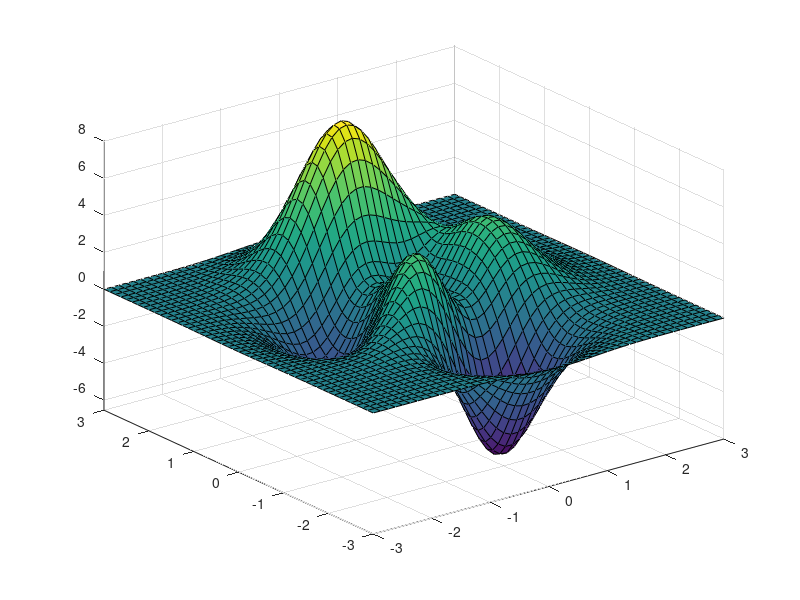
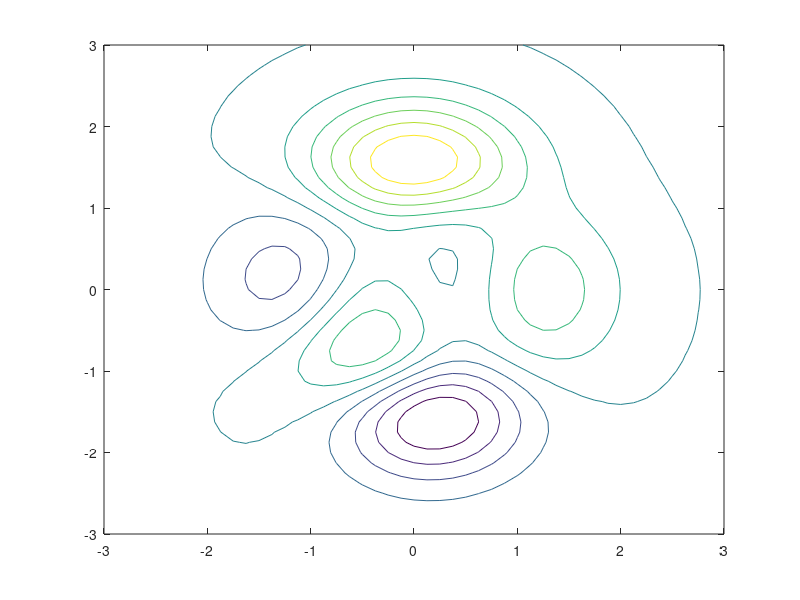

Write the MATLAB code that produced these figures, in order. (Note: this script raises an error after producing the figures.)
#!/usr/bin/octave

## (C) 2021 Pablo Alvarado
## EL5857 Aprendizaje Automático
## Escuela de Ingeniería Electrónica
## Tecnológico de Costa Rica

clear ; close all ; clc;
pkg load optim;

figure(1,"name","Superficie de error");

## We will be using the octave peaks function (lots of local extrema)
peaks;
hold on

figure(2,"name","Curvas de nivel");
[xx,yy,zz]=peaks();
contour(xx,yy,zz);
hold on

figure(3,"name","Error por iteración");

## Set here a learning rate
learningRate = 0.05
eps = 0.1

f = @(x) [3*(1-x(1))^2*exp(-x(1)^2 - (x(2)+1)^2) - 10*(x(1)/5 - x(1)^3 - x(2)^5)*exp(-x(1)^2-x(2)^2) - 1/3*exp(-(x(1)+1)^2 - x(2)^2)];


while(1)

  printf("\n\nHaga click en curvas de nivel para iniciar\n");
  fflush(stdout);

  figure(2);
  
  [x_init,y_init,buttons] = ginput(1);
  pos = [x_init y_init];
  plotoffset = 0.3; ## Raise the plot a little bit for the line to be
                    ## visible
  z = f(pos) + plotoffset;

  plot([x_init],[y_init],"*r");

  printf("Iniciando en (%g,%g)=%g\n",x_init,y_init,z-plotoffset);
  fflush(stdout);

  i = 0;
  J=[];
  it=[];

  figure 3
  hold off;
  
  figure 1
  while (i <= 100)

    ## 
    it=[it i];
    J =[J f(pos)];
    
    figure(3);
    plot(it,J,"ok","markerfacecolor","blue");
    hold on;
    plot(it,J,"b","linewidth",2);
    drawnow();
    
    figure(1);
    plot3(pos(1),pos(2),z,"r+","linewidth",5,"markersize",5);

    grad = jacobs(pos, f);
    fprintf('%i. grad([%f %f])=[%f %f]\n',i+1,pos(1),pos(2),grad(1),grad(2));
    
    npos = pos - learningRate * grad;
    newz = f(npos) + plotoffset;

    plot3([pos(1) npos(1)],
          [pos(2) npos(2)],
          [z newz],"k-","linewidth",5);

    figure(2);
    plot([pos(1) npos(1)],[pos(2) npos(2)],"k-");
    plot([npos(1)],[npos(2)],"or");
    
    mgrad=norm(grad);
    if (mgrad<0.05)
      fprintf("\n Fin \n Presione una tecla para reiniciar \n");
      pause();
      break;
    endif
    
    pos = npos;
    z=newz;

    fflush(stdout);
    b = waitforbuttonpress ();
    i=i+1;
  endwhile;
endwhile;
